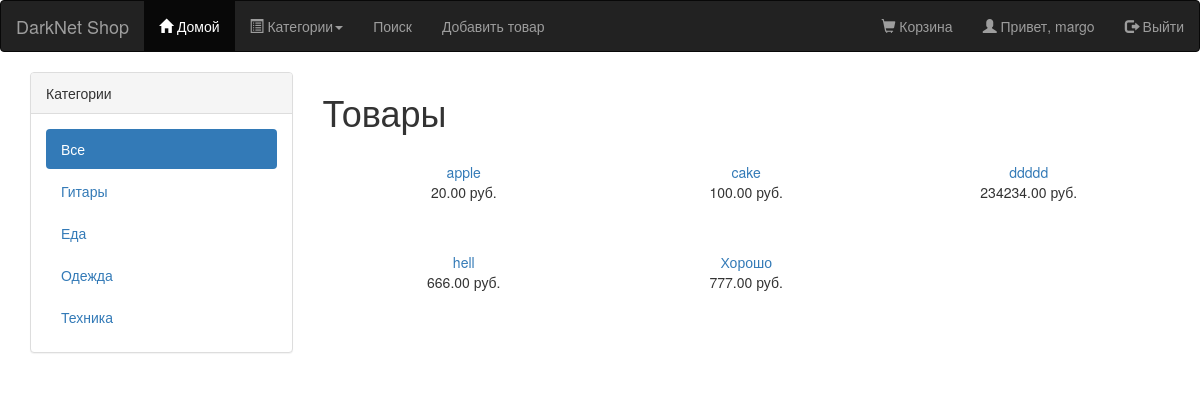
The app's page / (signed in) with its own data.
### core_shop/models.py (models this page shows, shortened)
class Category(models.Model):
    name = models.CharField(max_length=50, verbose_name='Категория')
    slug = models.SlugField(max_length=50, unique=True, help_text='Уникальное значение для URL категории')
    description = models.TextField(max_length = 2000)
    is_active = models.BooleanField(default = True)
    created_at = models.DateTimeField(auto_now_add = True)
    updated_at = models.DateTimeField(auto_now = True)
    class Meta:
        db_table = 'categories'
        ordering = ['name']
        verbose_name = 'Категория'
        verbose_name_plural = 'Категории'
    def get_absolute_url(self):
        return reverse('core_shop:product_list_by_category', args=[self.slug])

class Product(models.Model):
    category = models.ForeignKey(Category, related_name='Категория', verbose_name="Категория")
    name = models.CharField(max_length=255, unique=True, verbose_name="Название")
    brand = models.CharField(max_length = 50, verbose_name="Производитель")
    image = models.ImageField(upload_to='product/pictures', default = 'product/no-img.png', verbose_name='Изображение')
    slug = models.SlugField(max_length=255, unique=True, help_text='Уникальное значение для ULR продукта')
    description = models.TextField(blank=True, verbose_name="Описание")
    price = models.DecimalField(max_digits=10, decimal_places=2, verbose_name="Цена")
    count = models.PositiveIntegerField(verbose_name="Количество на складе")
    available = models.BooleanField(default=True, verbose_name="Доступен")
    created_at = models.DateTimeField(auto_now_add=True)
    updated_at = models.DateTimeField(auto_now=True)
    profile = models.ForeignKey(Profile, null=True,  related_name='Профиль')
    class Meta:
        db_table = 'products'
        ordering = ['name']
        index_together = [['id', 'slug']]
        verbose_name = "Продукт"
        verbose_name_plural = "Продукты"
    def get_absolute_url(self):
        return reverse('core_shop:product_detail', args=[self.id, self.slug])

### core_shop/views.py (the view)
# urls.py: url(r'^$', views.product_list, name='product_list'),
def product_list(request, category_slug=None):
    category = None
    categories = Category.objects.all()
    products = Product.objects.filter(available=True)
    if category_slug:
        category = get_object_or_404(Category, slug=category_slug)
        products = products.filter(category=category)
    return render(request, 'shop/product/list.html', {
        'category': category, 'categories': categories, 'products': products})

### cart/context_processors.py (called while the page is built)
def cart(request):
    return {'cart': Cart(request)}

### core_shop/templates/shop/product/list.html (shortened to what this page needs)
{% extends 'shop/base.html' %}
{% load static %}
{% block content %}
<div class="row">
<div class="col-sm-3">
	<div class="panel panel-default">
		<div class="panel-heading">Категории</div>
		<div class="panel-body">
			<ul class = "nav nav-pills nav-stacked">
				<li {% if not category %} class="active" {% endif %}>
				<a href="{% url "core_shop:product_list" %}">Все</a>
				</li>
				{% for cat in categories %}
				<li {% if category.slug == cat.slug %} class="active" {% endif %}>
				<a href="{{ cat.get_absolute_url }}">{{ cat.name }}</a>
				</li>
				{% endfor %}
			</ul>
		</div>
	</div>
</div>
<div class="col-sm-9">
    <h1>{% if category %}{{ category.name }}{% else %}Товары{% endif %}</h1>
    <div class="items_row">
        {% for product in products %}
            <div class="item col-sm-4">
                {% if product.available %}<br>
                <a href="{{ product.get_absolute_url }}">{{ product.name }}</a><br>
                {{ product.price }} руб.
                {% endif %}
            </div>
        {% endfor %}
    </div>
</div>
</div>
{% endblock %}

### core_shop/templates/shop/base.html (shortened to what this page needs)
{% load static %}
{% load tags %}
<!DOCTYPE html>
<html lang="en">
<head>
	<link rel="stylesheet" href="https://maxcdn.bootstrapcdn.com/bootstrap/3.3.7/css/bootstrap.min.css">
	<link rel="stylesheet" href="{% static "css/style.css" %}">
</head>
<body>
{% block nav %}
<nav class="navbar navbar-inverse">
	<div class="navbar-header">
		<a class="navbar-brand" href="/">DarkNet Shop</a>
	</div>
	<div id="navbarCollapse" class="collapse navbar-collapse">
		<ul class="nav navbar-nav">
			<li class="{% if request.resolver_match.url_name == "product_list" %}active{% endif %}"><a href="/"><span class="glyphicon glyphicon-home"></span> Домой</a></li>
			<li class=dropdown>
				<a class="dropdown-toggle" data-toggle="dropdown" href="#"><span class="glyphicon glyphicon-list-alt"></span> Категории<span class="caret"></span></a>
			</li>
			<li class="{% if request.resolver_match.url_name == "product_filter" %}active{% endif %}"><a href="/filter">Поиск</a></li>
			{% if user.profile.customer %}
			<li class="{% if request.resolver_match.url_name == "product_new" %}active{% endif %}"><a href="{% url 'core_shop:product_new' %}">Добавить товар</a></li>
			{% endif %}
		</ul>
	<ul class="nav navbar-nav navbar-right">
        {% if user.is_authenticated %}
		<li><a href="{% url 'cart:CartDetail' %}"><span class="glyphicon glyphicon-shopping-cart"></span> Корзина</a></li>
		<li><a href="#"><span class='glyphicon glyphicon-user'></span> Привет, {{ user.username  }}</a></li>
		<li><a href="/logout"><span class='glyphicon glyphicon-log-out'></span> Выйти</a></li>
		{% else  %}
		<li><a href="/login"><span class="glyphicon glyphicon-log-in"></span> Войти</a></li>
		{% endif %}
	</ul>
	</div>
</nav>
{% endblock  %}
<section id="content row" class="container">
	{% block content %}{% endblock %}
</section>
</body>
</html>

### core_shop/static/css/style.css (style rules this page uses)
.item { text-align: center; margin-bottom: 30px; }

### records on screen
Category: name "Гитары"
Category: name "Еда"
Category: name "Одежда"
Category: name "Техника"
Product: name "apple", price "20.00"
Product: name "cake", price "100.00"
Product: name "ddddd", price "234234.00"
Product: name "hell", price "666.00"
Product: name "Хорошо", price "777.00"

### other values on screen
{{ user.username }} "margo"
